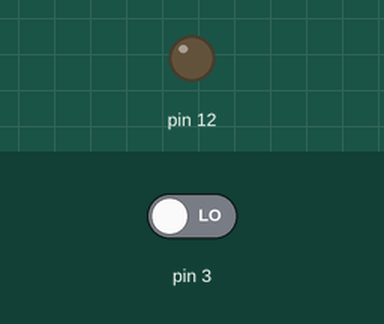
The sketch below on a simulated Arduino Uno, built with avr-gcc and run on an emulated ATmega328P. On the bench: output pins drawn as LEDs (lit = HIGH). The inputs (shaded band) are chosen by the test bench; at power-on: pin 3 LOW.

Above: at 1.2 s.
1.3 s: pin 3 driven HIGH
At 2.0 s:
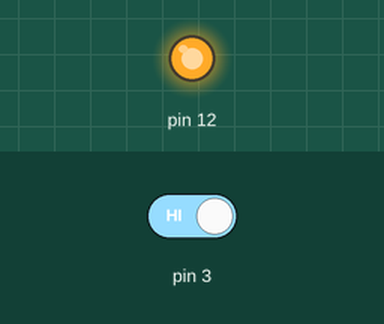
2.8 s: pin 3 driven LOW
At 3.2 s:
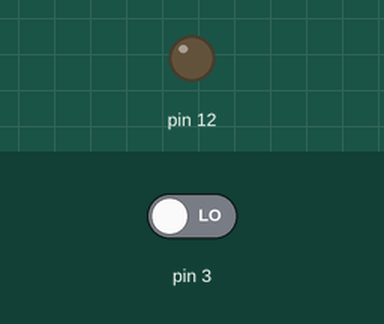
Timing chart, 0 to 5.8 s (numbered marks = the images above; inputs shaded):
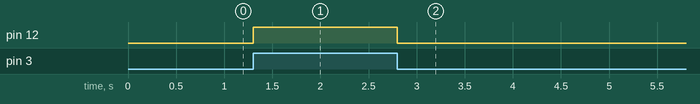

Measured:
- after the input at 1.3 s, pin 12: LOW → HIGH at once
- after the input at 2.8 s, pin 12: HIGH → LOW at once

The sketch:

botton.ino
```cpp
int val=0;

void setup() {

  //put your setup code here and run once;
  pinMode(3, INPUT);
  pinMode(12,OUTPUT);
}


void loop() {
  //put your setup code here and run repeatly;

  val=digitalRead(3);
  digitalWrite(12,val);
}
```
